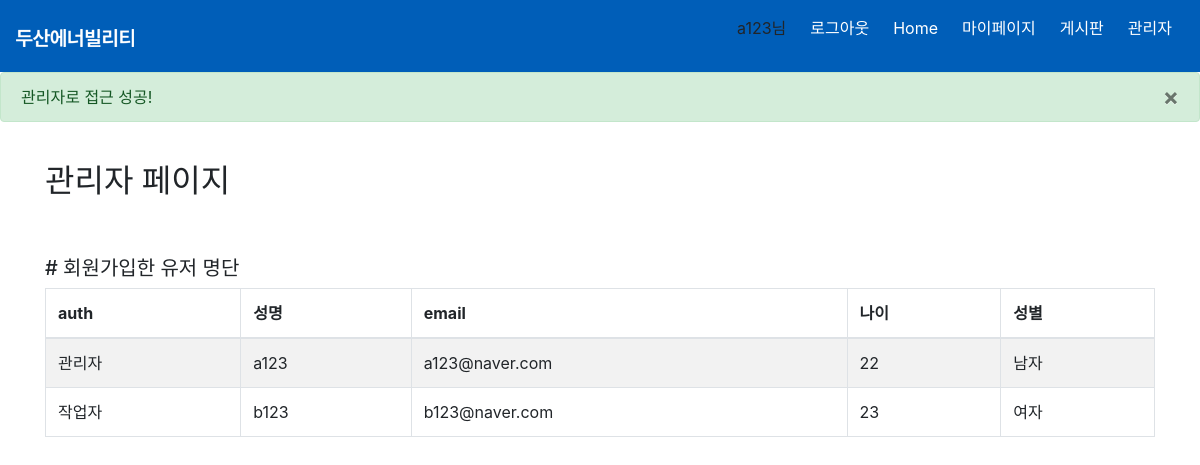
Page /admin (signed in) on the earlier database version.
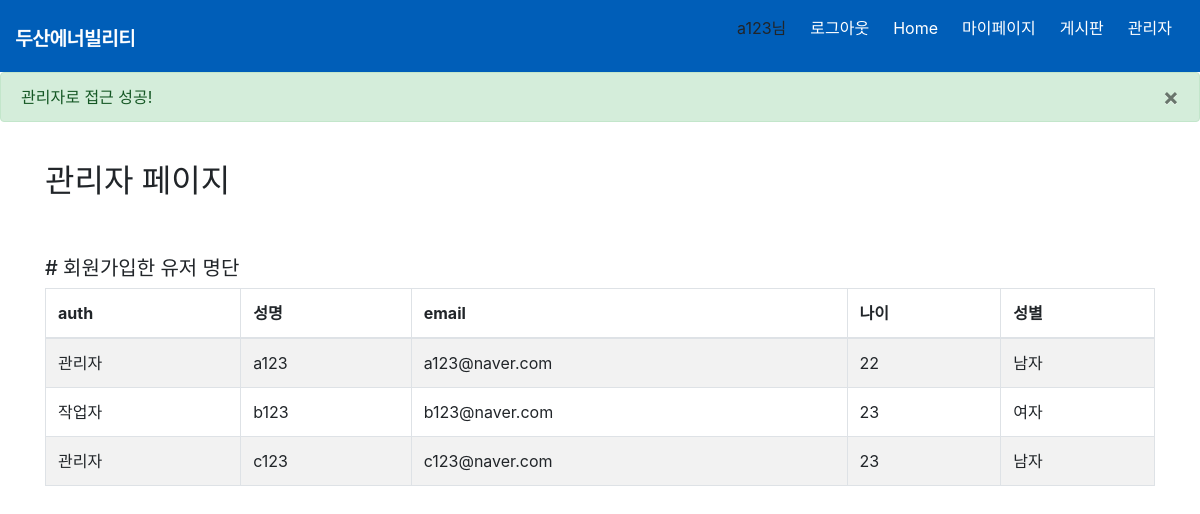
Same page on the later database version.
### website/models.py (models this page shows)
class User(db.Model, UserMixin):
    id = db.Column(db.Integer, primary_key=True)
    auth = db.Column(db.String(50))
    name = db.Column(db.String(100), nullable=False)
    email = db.Column(db.String(100), unique=True, nullable=False)
    password = db.Column(db.String(100))
    age = db.Column(db.Integer)
    weight = db.Column(db.Integer)
    gender = db.Column(db.String(100))
    graduation = db.Column(db.String(100))
    hearing = db.Column(db.String(100))
    sight = db.Column(db.String(100))

### website/auth.py (the view)
@auth.route('/admin', methods=['GET', 'POST'])
@login_required
def admin():
    auth = current_user.auth
    if auth == "관리자":
        flash ("관리자로 접근 성공!", category='success')
        users = User.query.all()
        return render_template("admin.html", users=users)
    else:
        flash("죄송합니다. 관리자만 접근할 수 있습니다.", category='error')
        return redirect(url_for('auth.login'))

### website/templates/admin.html (shortened to what this page needs)
{% extends "base.html" %} {% block content %}
<h2> 관리자 페이지 </h2>
<h5># 회원가입한 유저 명단</h5>
<table class="table table-striped table-bordered table-hover">
    <thead>
      <tr>
          <th>auth</th>
          <th>성명</th>
          <th>email</th>
          <th>나이</th>
          <th>성별</th>
      </tr>
    </thead>
      {% for user in users %}
          <tr>
            <td>{{ user.auth }}</td>
            <td>{{ user.name }}</td>
            <td>{{ user.email }}</td>
            <td>{{ user.age }}</td>
            <td>{{ user.gender }}</td>
          </tr>
      {% endfor %}
  </table>
{% endblock %}

### website/templates/base.html (shortened to what this page needs)
<!DOCTYPE html>
<html lang="en">
<head>
    <link rel="stylesheet" href="{{ url_for('static', filename='css/style.css') }}"/>
    <link
      rel="stylesheet"
      href="https://stackpath.bootstrapcdn.com/bootstrap/4.4.1/css/bootstrap.min.css"
    />
    <link rel="stylesheet" href="https://stackpath.bootstrapcdn.com/bootstrap/4.1.3/css/bootstrap.min.css">
    <link
      rel="stylesheet"
      href="https://stackpath.bootstrapcdn.com/font-awesome/4.7.0/css/font-awesome.min.css"
    />
</head>
<body>
    <nav class="navbar">
      <div class="navbar__logo">
        <img src="{{ url_for('static', filename='img/logo-kr-w.png') }}" alt="두산애너빌리티">
      </div>
          <ul class="navbar__menu">
            {% if current_user.is_authenticated %}
              {% if current_user.auth == "관리자" %}
              <li><a>{{ current_user.name }}님</a></li>
              <li><a href="/logout">로그아웃</a></li>
              <li><a href="/">Home</a></li>
              <li><a href="/mypage">마이페이지</a></li>
              <li><a href="/board">게시판</a></li>
              <li><a href="/admin">관리자</a></li>
              {% else %}
              <li><a>{{ current_user.name }}님</a></li>
              <li><a href="/logout">로그아웃</a></li>
              <li><a href="/">Home</a></li>
              <li><a href="/mypage">마이페이지</a></li>
              <li><a href="/board">게시판</a></li>
              {% endif %}
            {% else %}
            <li><a href="/">Home</a></li>
            <li><a href="/mypage">마이페이지</a></li>
            <li><a href="/login">로그인</a></li>
            <li><a href="/board">게시판</a></li>
            {% endif%}
          </ul>
    </nav>
    {% with messages = get_flashed_messages(with_categories=true) %}
    {% if messages %} {% for category, message in messages %}
    {% if category == 'error' %}
        <div class="alert alert-danger alter-dismissable fade show" role="alert">
          {{ message }}
          <button type="button" class="close" data-dismiss="alert">
            <span aria-hidden="true">&times;</span>
          </button>
        </div>
    {% else %}
        <div class="alert alert-success alter-dismissable fade show" role="alert">
          {{ message }}
          <button type="button" class="close" data-dismiss="alert">
            <span aria-hidden="true">&times;</span>
          </button>
        </div>
    {% endif %}
    {% endfor %}
    {% endif %}
    {% endwith %}
    <div class="container"> {% block content%} {% endblock %}</div>
</body>
</html>

### website/static/css/style.css (style rules this page uses)
:root { --text-color:#ffffff; --background-color:#005eb8; --accent-color:rgb(255, 0, 0); }
body { margin:0; font-family: 'Noto Sans KR', sans-serif; }
.navbar a { text-decoration: none; color:white; }
a { text-decoration: none; color:white; }
.navbar { display:flex; justify-content: space-between; align-items:center; background-color:#005eb8; }
.navbar__logo { padding-top: 0px; color:white; }
.navbar__menu { display:flex; list-style: none; align-items: center; padding-left : 0px; }
.navbar__menu li { padding:8px 12px; }
table.table { margin-left: auto; margin-right: auto; }

Differences in the rows shown:
added User: auth "관리자", name "c123", email "c123@naver.com", age "23", gender "남자"
